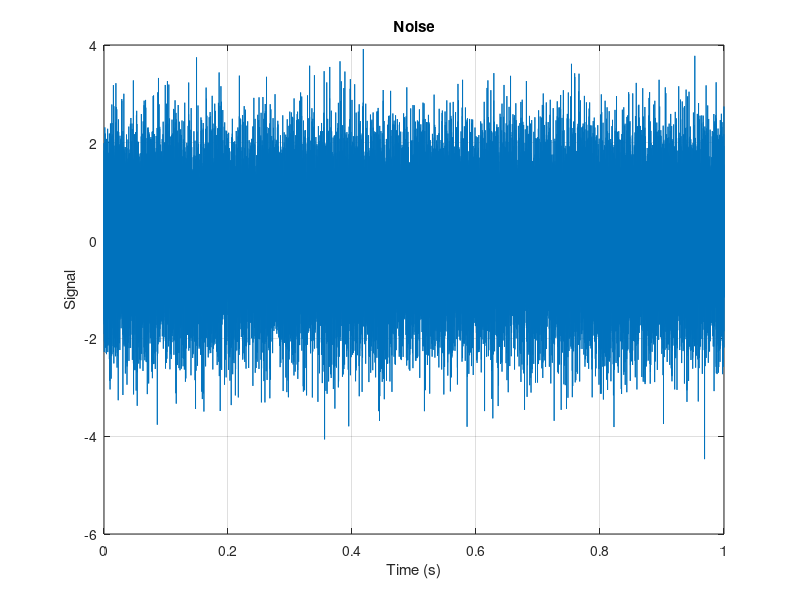

Source code (MATLAB): (Note: this script raises an error after producing the figure.)
% Script to generate white noise, filter, then lot fft and psd

fs = 48e3; % sample frequency
sigma_x = 1; % Standard deviation of white noise
s = 1; % time in seconds
t = 0:1/fs:s-1/fs;
noise = sigma_x * randn(1, fs * s); % s seconds of white noise

% plot original signal
figure;
plot(t, noise);
grid on
title("Noise")
xlabel("Time (s)")
ylabel("Signal")

psd_plot(noise, fs);

% now filter noise
filtered = lowpass(noise,150,fs);

% plot original signal
figure;
plot(t, filtered);
grid on
title("Filtered")
xlabel("Time (s)")
ylabel("Signal")

psd_plot(filtered, fs);